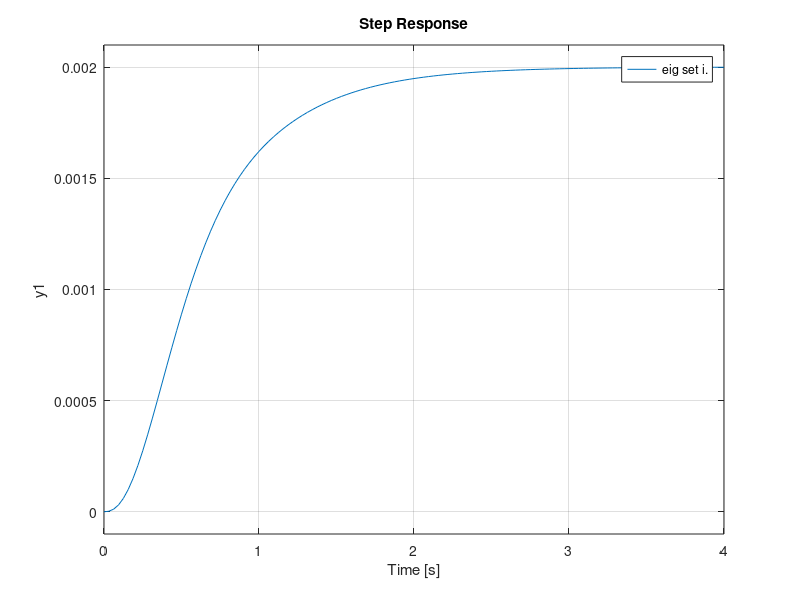

MATLAB code for this plot:
% bicycle_whipple.m
% KJA, 20 Aug 07
%
% This file contains the parameters that are used for the Whipple
% bicycle model, introduced in Section 3.2 of AM08.  The model is
% based on the linearized 4th order model and analysis of eigenvalues
% from IEEE CSM (25:4) August 2005 pp 26-47

%   Basic data is given by 26 parameters
g = 9.81;			% Acceleration of gravity [m/s^2]
b = 1.00;			% Wheel base [m]
c = 0.08;			% Trail [m]
Rrw = 0.35; Rfw = 0.35;		% Wheel radii
lambda = pi*70/180;		% Head angle [radians]

% Rear frame mass [kg], center of mass [m], and inertia tensor [kgm^2]
mrf=12;xrf=0.439;zrf=0.579;
Jxxrf=0.475656;Jxzrf=0.273996;Jyyrf=1.033092;Jzzrf=0.527436;
mrf=87;xrf=0.491586;zrf=1.028138;
Jxxrf=3.283666;Jxzrf=0.602765;Jyyrf=3.8795952;Jzzrf=0.565929;

% Front frame mass [kg], center of mass [m], and inertia tensor [kgm^2]
mff=2;xff=0.866;zff=0.676;
Jxxff=0.08;Jxzff=-0.02;Jyyff=0.07;Jzzff=0.02;

% Rear wheel mass [kg], center of mass [m], and inertia tensor [kgm^2]
mrw=1.5;Jxxrw=0.07;Jyyrw=0.14;

% Front wheel mass [kg], center of mass [m], and inertia tensor [kgm^2]
mfw=1.5;Jxxfw=0.07;Jyyfw=0.14;

% Auxiliary variables
xrw=0;zrw=Rrw;xfw=b;zfw=Rfw;
Jzzrw=Jxxrw;Jzzfw=Jxxfw;
mt=mrf+mrw+mff+mfw;
xt=(mrf*xrf+mrw*xrw+mff*xff+mfw*xfw)/mt;
zt=(mrf*zrf+mrw*zrw+mff*zff+mfw*zfw)/mt;
Jxxt=Jxxrf+mrf*zrf^2+Jxxrw+mrw*zrw^2+Jxxff+mff*zff^2+Jxxfw+mfw*zfw^2;
Jxzt=Jxzrf+mrf*xrf*zrf+mrw*xrw*zrw+Jxzff+mff*xff*zff+mfw*xfw*zfw;
Jzzt=Jzzrf+mrf*xrf^2+Jzzrw+mrw*xrw^2+Jzzff+mff*xff^2+Jzzfw+mfw*xfw^2;
mf=mff+mfw;
xf=(mff*xff+mfw*xfw)/mf;zf=(mff*zff+mfw*zfw)/mf;
Jxxf=Jxxff+mff*(zff-zf)^2+Jxxfw+mfw*(zfw-zf)^2;
Jxzf=Jxzff+mff*(xff-xf)*(zff-zf)+mfw*(xfw-xf)*(zfw-zf);
Jzzf=Jzzff+mff*(xff-xf)^2+Jzzfw+mfw*(xfw-xf)^2;
d=(xf-b-c)*sin(lambda)+zf*cos(lambda);
Fll=mf*d^2+Jxxf*cos(lambda)^2+2*Jxzf*sin(lambda)*cos(lambda)+Jzzf*sin(lambda)^2;
Flx=mf*d*zf+Jxxf*cos(lambda)+Jxzf*sin(lambda);
Flz=mf*d*xf+Jxzf*cos(lambda)+Jzzf*sin(lambda);
gamma=c*sin(lambda)/b;
Sr=Jyyrw/Rrw;Sf=Jyyfw/Rfw;St=Sr+Sf;Su=mf*d+gamma*mt*xt;

% Matrices for linearized fourth order model
M=[Jxxt -Flx-gamma*Jxzt;-Flx-gamma*Jxzt Fll+2*gamma*Flz+gamma^2*Jzzt];
K0=[-mt*g*zt g*Su;g*Su  -g*Su*cos(lambda)];
K2=[0 -(St+mt*zt)*sin(lambda)/b;0 (Su+Sf*cos(lambda))*sin(lambda)/b];
c12=gamma*St+Sf*sin(lambda)+Jxzt*sin(lambda)/b+gamma*mt*zt;
c22=Flz*sin(lambda)/b+gamma*(Su+Jzzt*sin(lambda)/b);
C0=[0 -c12;(gamma*St+Sf*sin(lambda)) c22]; 
one=diag([1 1]);null=zeros(2,2);

% Nominal velocity 
v0=5;

% Matrices of state model
A=[null one;-M\(K0+K2*v0^2) -M\(C0*v0)];
bm=M\[0;1];
B=[0;0;bm];    
eig(A)'

% Use the place function here to set the eigenvalues of A-B * K 
p1 = [-2, -10, -1+1i, -1-1i]; 
p2 = [-2, -10, -2+2*1i, -2-2*1i]; 
p3 = [-2, -10, -5+5*1i, -5-5*1i]; 

K1 = place(A, B, p1)
K2 = place(A, B, p2)
K3 = place(A, B, p3) 

A1_tilde = A - B * K1
A2_tilde = A - B * K2 
A3_tilde = A - B * K3 

% Define the output variables
D = 0; 
C = [1 0 0 0]; 

% Calculate kr1
Kr1 = 1/(0 - (C - D * K1)*inv(A-B*K1)*B)
Kr2 = 1/(0 - (C - D * K2)*inv(A-B*K2)*B)
Kr3 = 1/(0 - (C - D * K3)*inv(A-B*K3)*B)

% Compute the systems
r_i = 0; 
r_f = 0.002; 
sys1 = ss(A1_tilde,B*Kr1 * r_f,C,D);
sys2 = ss(A2_tilde,B*Kr2 * r_f,C,D);
sys3 = ss(A3_tilde,B*Kr3 * r_f,C,D);

% Compute the step response
clf
hold on
step(sys1)
step(sys2)
step(sys3)
legend('eig set i.', 'eig set ii.', 'eig set iii.')

% % Eigenvalue check
% K=K0+K2*v0^2;
% AE=[one null;null M];
% E=[null one;-K -C0*v0];
% D=eig(E,AE);
